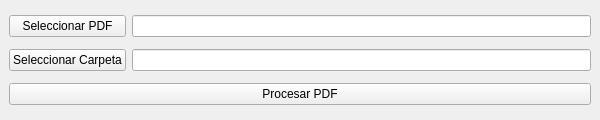
<?xml version="1.0" encoding="UTF-8"?>
<ui version="4.0">
 <class>VentanaPrincipal</class>
 <widget class="QMainWindow" name="VentanaPrincipal">
  <property name="geometry">
   <rect>
    <x>0</x>
    <y>0</y>
    <width>600</width>
    <height>120</height>
   </rect>
  </property>
  <property name="minimumSize">
   <size>
    <width>600</width>
    <height>120</height>
   </size>
  </property>
  <property name="maximumSize">
   <size>
    <width>600</width>
    <height>120</height>
   </size>
  </property>
  <property name="windowTitle">
   <string>PDF a Imágenes</string>
  </property>
  <widget class="QWidget" name="centralwidget">
   <layout class="QGridLayout" name="gridLayout">
    <property name="leftMargin">
     <number>9</number>
    </property>
    <property name="topMargin">
     <number>9</number>
    </property>
    <property name="rightMargin">
     <number>9</number>
    </property>
    <property name="bottomMargin">
     <number>9</number>
    </property>
    <property name="spacing">
     <number>6</number>
    </property>
    <item row="0" column="0">
     <widget class="QPushButton" name="btnSeleccionarPDF">
      <property name="text">
       <string>Seleccionar PDF</string>
      </property>
     </widget>
    </item>
    <item row="0" column="1">
     <widget class="QLineEdit" name="leRutaPDF"/>
    </item>
    <item row="1" column="0">
     <widget class="QPushButton" name="btnSeleccionarCarpeta">
      <property name="text">
       <string>Seleccionar Carpeta</string>
      </property>
     </widget>
    </item>
    <item row="1" column="1">
     <widget class="QLineEdit" name="leRutaCarpeta"/>
    </item>
    <item row="2" column="0" colspan="2">
     <widget class="QPushButton" name="btnProcesar">
      <property name="text">
       <string>Procesar PDF</string>
      </property>
     </widget>
    </item>
   </layout>
  </widget>
 </widget>
 <resources/>
 <connections/>
</ui>
